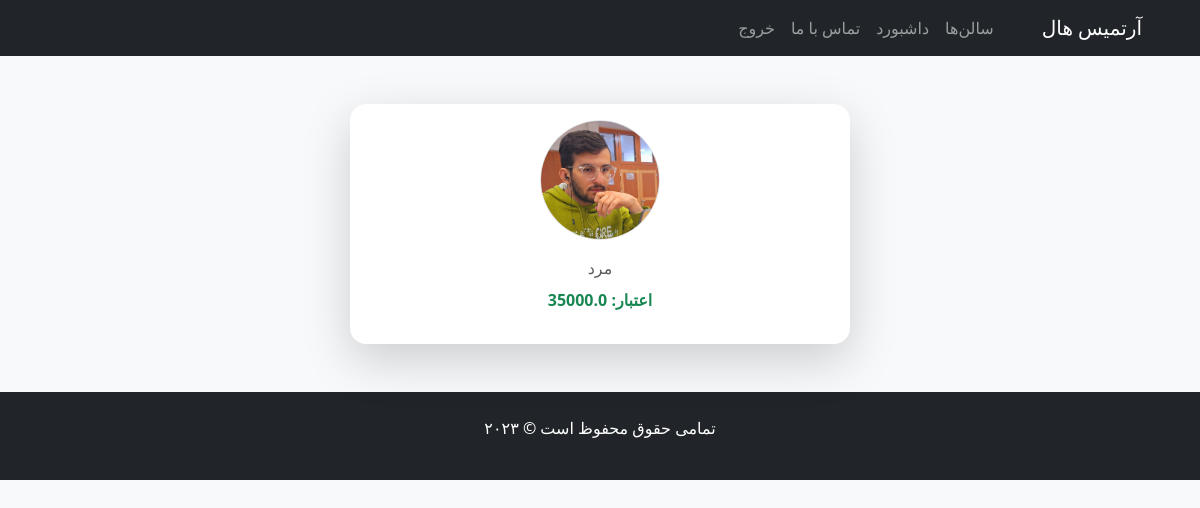
/site/dashboard (signed in), run on the app's committed database.
### cvProject/models.py (models this page shows, shortened)
class Profile(models.Model):
    user = models.OneToOneField(User, on_delete=models.CASCADE)
    credit = models.FloatField(default=0)
    image = models.ImageField(upload_to='cvProject/images/', null=True, blank=True)
    MAN = 1
    WOMAN = 2
    STATUS_CHOICES = (
        (MAN, "مرد"),
        (WOMAN, "خانم"),
    )
    gender = models.IntegerField(choices=STATUS_CHOICES, default=MAN)

### cvProject/views.py (the view)
# urls.py: path('dashboard', views.dashboard, name='dashboard'),
@login_required
def dashboard(request):
    try:
        profile = request.user.profile
    except ObjectDoesNotExist:
        profile = models.Profile.objects.create(user=request.user)
    context = {
        'profile': profile,
    }
    return render(request, 'profile.html', context)

### cvProject/templates/profile.html (shortened to what this page needs)
{% extends 'base.html' %}
{% block content %}
<div class="container mt-5 d-flex justify-content-center">
    <div class="card shadow-lg border-0 rounded-4" style="max-width: 500px; width: 100%;">
        <div class="card-body text-center">
            <div class="mb-3">
                {% if profile.image %}
                    <img src="{{ profile.image.url }}" class="rounded-circle border"
                         style="width: 120px; height: 120px; object-fit: cover;">
                {% else %}
                    <img src="/media/default.png" class="rounded-circle border"
                         style="width: 120px; height: 120px; object-fit: cover;">
                {% endif %}
            </div>
            <p class="text-muted mb-2">{{ profile.get_gender_display }}</p>
            <p class="fw-semibold text-success">اعتبار: {{ profile.credit }}</p>
        </div>
    </div>
</div>
{% endblock %}

### data on the page
Profile: image (picture), gender "مرد", credit "35000.0"
